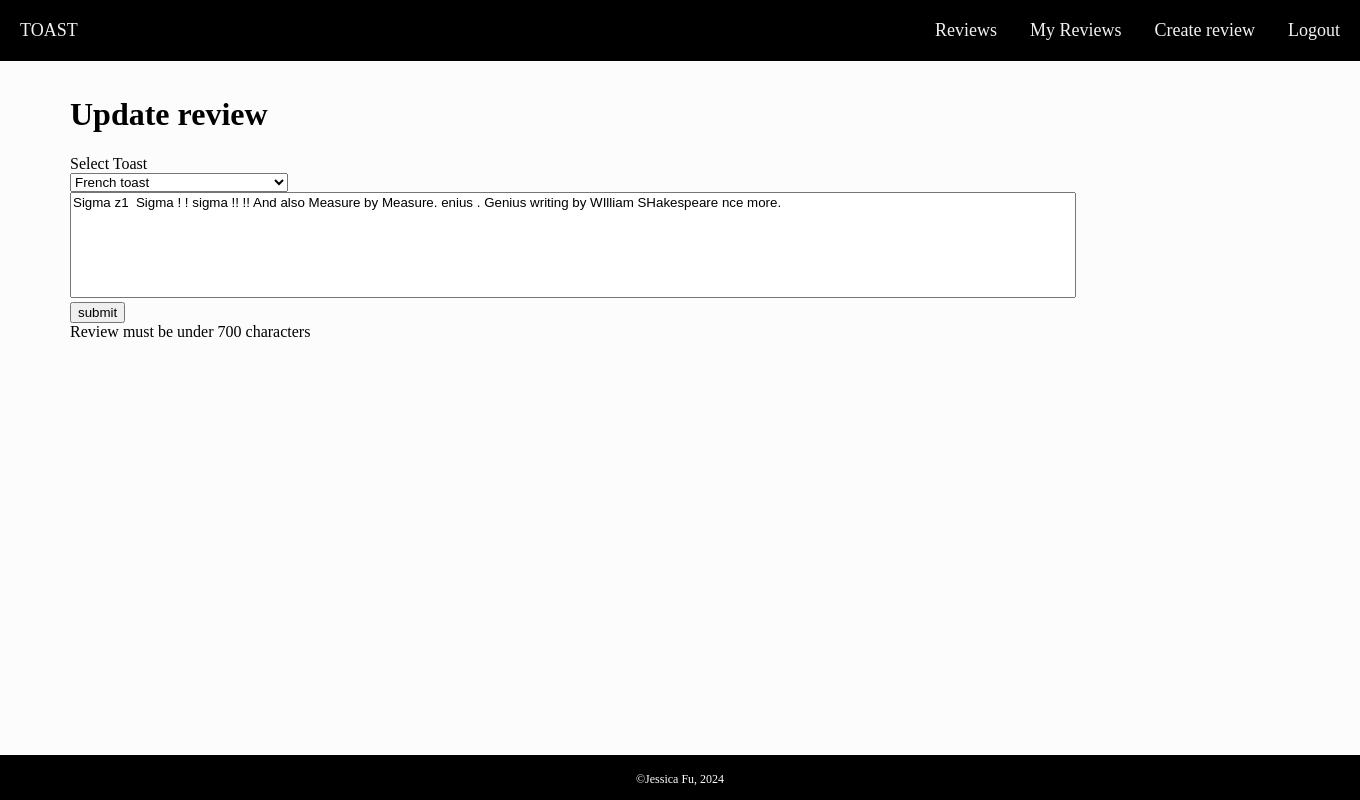
Before: /update_reviews (signed in) with the older database file.
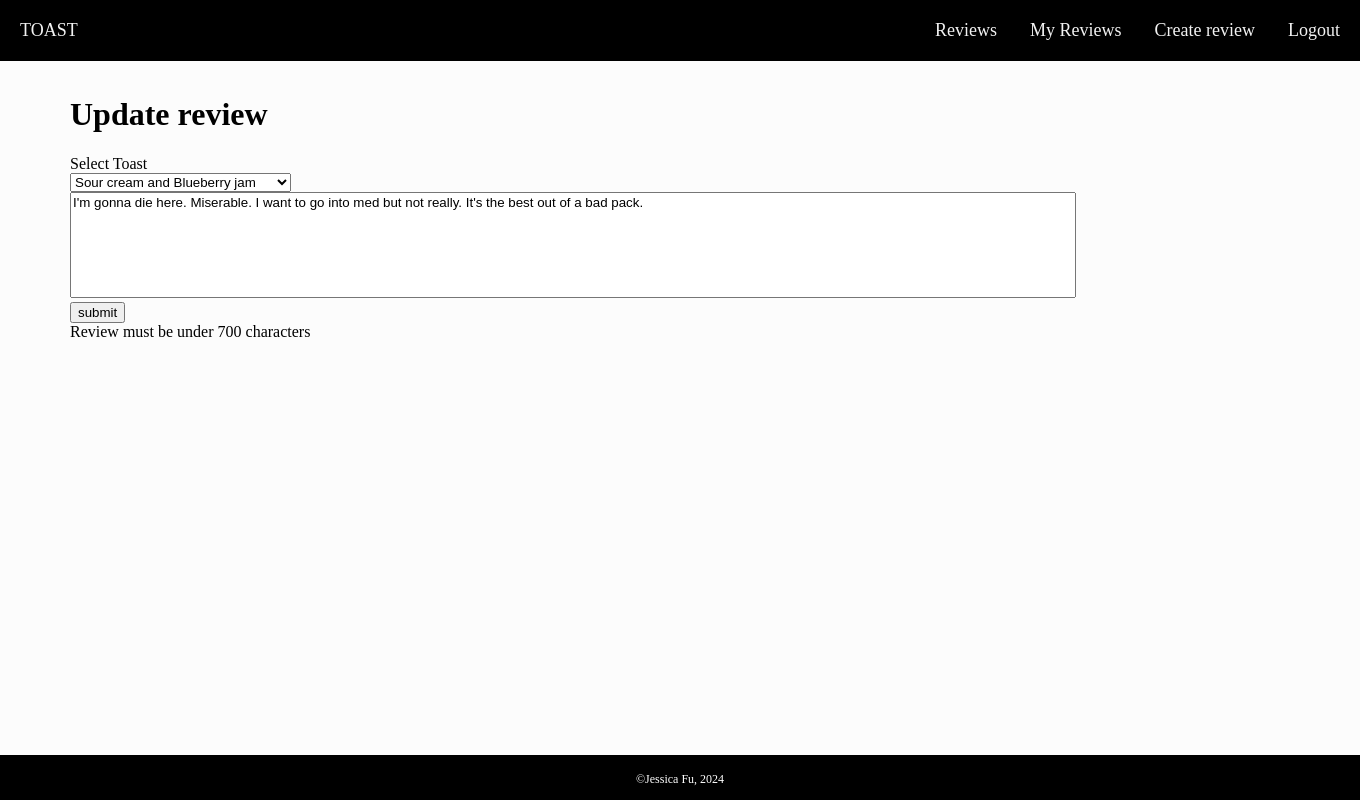
After: the same page with the newer database file.
### tables this page shows
CREATE TABLE Reviews (id INTEGER PRIMARY KEY AUTOINCREMENT, user_id INTEGER REFERENCES Users (id), review TEXT NOT NULL, toast_id INTEGER, approval INTEGER);

### routes.py (the view, shortened to what this page needs)
@app.route('/update_reviews', methods=['GET', 'POST'])
def update_reviews():
    if request.method == 'GET':
        username = session['username']
        query = "SELECT t.id, description, review FROM reviews as r join users as u on r.user_id = u.id join Toast as t on r.toast_id = t.id WHERE u.username = ?"
        toasts = sql_queries(query, 1, (username, ))
        return render_template('update_reviews.html', toasts=toasts)

### routes.py (called while the page is built)
def sql_queries(query, option, data=None):
    connection = sqlite3.connect('toast.db')
    cursor = connection.cursor()
    if data:
        cursor.execute(query, data)
    else:
        cursor.execute(query)
    if option == 0:
        result = cursor.fetchone()
        return result
    elif option == 1:
        result = cursor.fetchall()
        return result
    else:
        connection.commit()
    connection.close()

### templates/update_reviews.html (shortened to what this page needs)
{% extends 'layout.html' %}
{% block main -%}
    <h1 class="updatereviewheading">Update review</h1>
    <form name="Toast Reviewed" method="post">
        <label>Select Toast</label>
        <br>
        <select id="review" name="toast_id" onchange="fetchReview()">
            {% for toast in toasts %}
            <option value="{{ toast[0] }}" review="{{ toast[2] }}" SELECTED>{{ toast[1] }}</option>
            {% endfor %}
        </select>
        <br>
        <textarea name="review" id="text" maxlength="800">{{toasts[-1][2]}}</textarea>
        <br>
        <input type="submit" value="submit">
        <br>
        Review must be under 700 characters
    </form>
{%- endblock %}

### templates/layout.html (shortened to what this page needs)
<!DOCTYPE html>
<html lang="en">
    <head>
        <link rel="stylesheet" href="static/style.css">
    </head>
    <body>
        <navbar>
            <div class="navdiv">
                <a href="/" id="nav_toast">TOAST</a>
                <a href="/login" class="object">Login</a>
                <a href="/signup" class="object">Signup</a>
                <a href="/" class="object">Reviews</a>
            </div>
        </navbar>
    {% if session['username'] %}
        <navbar>
            <div class="navdiv">
                <a href="/" id="nav_toast">TOAST</a>
                <a href="/logout" class="object">Logout</a>
                <a href="/create_reviews" class="object">Create review</a>
                <a href="/my_reviews" class="object">My Reviews</a>
                <a href="/" class="object">Reviews</a>
            </div>
        </navbar>
    {% endif %}
        <main>
            {% block main %}
            {% endblock %}
        </main>
        <footer>
            <p>&copy;Jessica Fu, 2024</p>
        </footer>
    </body>
</html>

### static/style.css (style rules this page uses)
body { word-wrap: break-word; background-color: rgb(252, 252, 252); margin:0%; font-family:'calibri'; }
main { width:1280px; height:auto; padding-left:70px; padding-bottom:75px; }
h1 { padding-top:75px; }
footer { height:40px; padding-top:5px; background-color: #000000; bottom:0; width:100%; position: fixed; text-align:center; color:white; font-size:12px; }
.navdiv { background-color: #000000; padding-right: 94.7%; position: fixed; top: 0; left: 0; right: 0; width: 100%; z-index: 100; }
.object { float: right; display: block; color: #f2f2f2; text-align: center; text-decoration: none; padding: 20px; padding-left: 13px; font-size: 18px; font-family: 'Arvo'; }
#nav_toast { float: left; display: block; color: #f2f2f2; text-align: center; text-decoration: none; padding: 20px; padding-left: 20px; font-size: 18px; font-family: 'Arvo' }
textarea { resize: none; width: 1000px; height: 100px; font-family: Arial, Helvetica, sans-serif; }

Changed rows visible on the page:
no longer on this page (row edited): Reviews: review "Sigma z1 Sigma ! ! sigma !! !! And also Measure by Measure. enius . Genius writing by WIlliam SHakespeare nce more."
added Reviews: review "I'm gonna die here. Miserable. I want to go into med but not really. It's the best out of a bad pack."
Other visible differences:
form field toast_id: "French toast" → "Sour cream and Blueberry jam"
